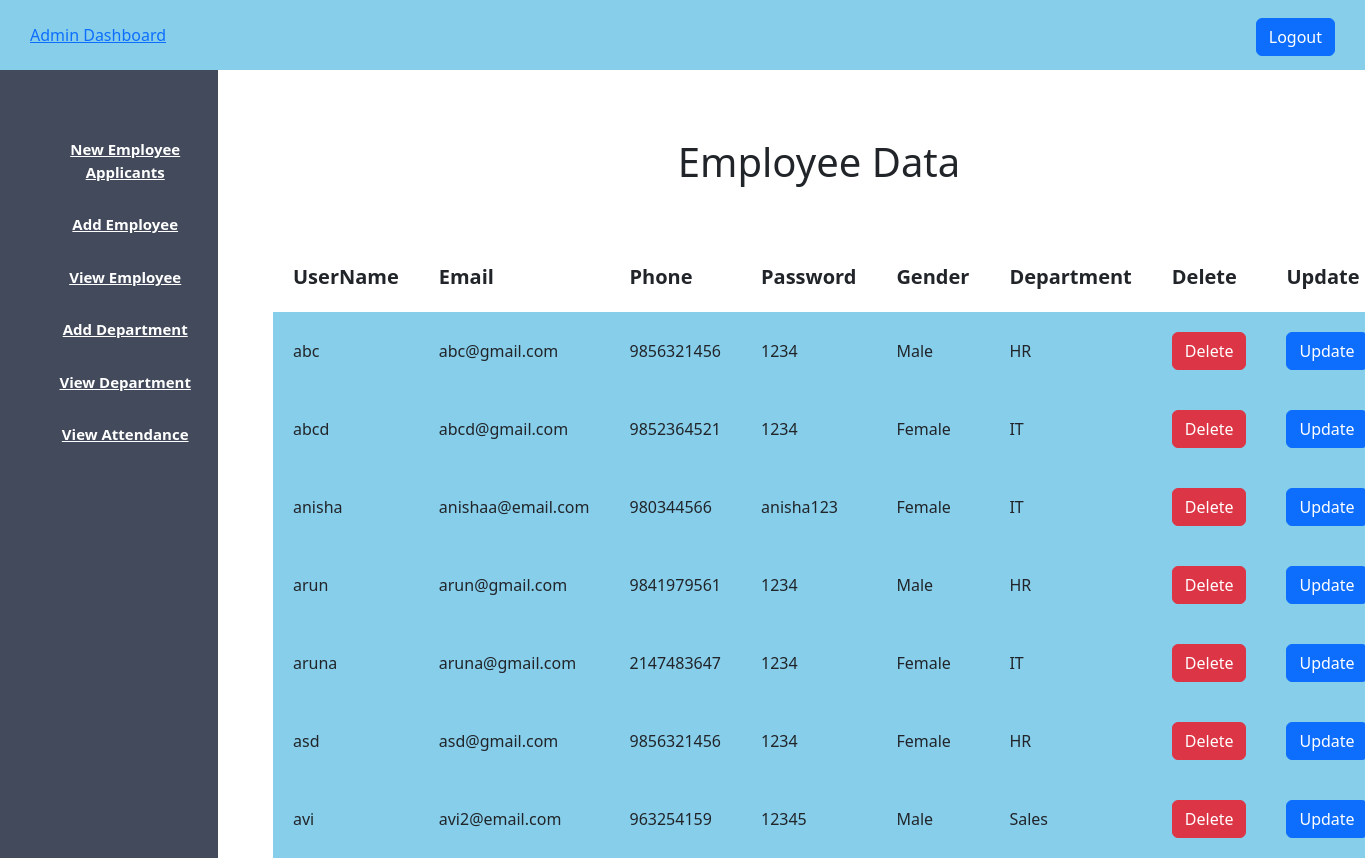
The app's page /view_employee.php (signed in) with its own data.
### tables this page shows
CREATE TABLE `user` (
  `id` int(11) NOT NULL,
  `username` varchar(50) DEFAULT NULL,
  `phone` bigint(30) DEFAULT NULL,
  `email` varchar(50) DEFAULT NULL,
  `usertype` varchar(50) DEFAULT NULL,
  `password` varchar(50) DEFAULT NULL,
  `gender` varchar(50) DEFAULT NULL,
  `department_id` int(11) DEFAULT NULL
);

CREATE TABLE `department` (
  `id` int(30) NOT NULL,
  `name` varchar(255) DEFAULT NULL,
  `image` varchar(38) DEFAULT NULL
);

### view_employee.php (the view, shortened to what this page needs)
<?php
$host = "localhost";
$user = "root";
$password = "";
$db = "employeeproject";
$data = mysqli_connect($host, $user, $password, $db);
$sql = "SELECT u.id, u.username, u.phone, u.email, u.usertype, u.password, u.gender,d.name
        FROM user u
        LEFT JOIN department d ON u.department_id = d.id
        WHERE u.usertype = 'employee'";
$result = mysqli_query($data, $sql);
$employees = [];
while ($row = $result->fetch_assoc()) {
    $row['username'] = strtolower(trim($row['username']));
    $employees[] = $row;
}
for ($i = 0; $i < count($employees) - 1; $i++) {
    for ($j = 0; $j < count($employees) - $i - 1; $j++) {
        $usernameA = isset($employees[$j]['username']) ? $employees[$j]['username'] : '';
        $usernameB = isset($employees[$j + 1]['username']) ? $employees[$j + 1]['username'] : '';
        if (strcasecmp($usernameA, $usernameB) > 0) {
            $temp = $employees[$j];
            $employees[$j] = $employees[$j + 1];
            $employees[$j + 1] = $temp;
        }
    }
}
?>
<!DOCTYPE html>
<html lang="en">
<head>
    <link rel="stylesheet" href="admin.css">
    <link rel="stylesheet" href="https://cdn.jsdelivr.net/npm/bootstrap@5.3.3/dist/css/bootstrap.min.css">
</head>
<body>
    <?php include 'admin_sidebar.php'; ?>
    <div class="content">
        <center>
            <h1>Employee Data</h1>
            <br><br>
            <table>
                <tr>
                    <th class="table_th">UserName</th>
                    <th class="table_th">Email</th>
                    <th class="table_th">Phone</th>
                    <th class="table_th">Password</th>
                    <th class="table_th">Gender</th>
                    <th class="table_th">Department</th>
                    <th class="table_th">Delete</th>
                    <th class="table_th">Update</th>
                </tr>
                <?php
                foreach ($employees as $info) {
                ?>
                <tr>
                    <td class="table_td"><?php echo $info['username']; ?></td>
                    <td class="table_td"><?php echo $info['email']; ?></td>
                    <td class="table_td"><?php echo $info['phone']; ?></td>
                    <td class="table_td"><?php echo $info['password']; ?></td>
                    <td class="table_td"><?php echo ($info['gender'] === 'male') ? 'Male' : (($info['gender'] === 'female') ? 'Female' : ''); ?></td>
                    <td class="table_td"><?php echo $info['name']; ?></td>
                    <td class="table_td">
                        <?php echo "<a onClick=\"javascript:return confirm('Are you sure to delete this?')\" class='btn btn-danger' href='delete.php?employee_id={$info['id']}'>Delete</a>"; ?>
                    </td>
                    <td class="table_td">
                        <?php echo "<a class='btn btn-primary' href='update_employee.php?employee_id={$info['id']}'>Update</a>"; ?>
                    </td>
                </tr>
                <?php
                }
                ?>
            </table>
        </center>
    </div>
</body>
</html>

### admin.css (style rules this page uses)
* { margin: 0px; padding: 0px ; }
a,a:hover { text-decoration: none; }
.content { margin-left: 20%; margin-top: 5%; }

### view_employee.php (style rules this page uses)
.table_th { padding: 20px; font-size: 20px; }
.table_td { padding: 20px; background-color: skyblue; }

### records on screen
user: username "abc", email "abc@gmail.com", phone "9856321456", password "1234", gender "Male", department.name "HR"
user: username "abcd", email "abcd@gmail.com", phone "9852364521", password "1234", gender "Female", department.name "IT"
user: username "anisha", email "anishaa@email.com", phone "980344566", password "anisha123", gender "Female", department.name "IT"
user: username "arun", email "arun@gmail.com", phone "9841979561", password "1234", gender "Male", department.name "HR"
user: username "aruna", email "aruna@gmail.com", phone "2147483647", password "1234", gender "Female", department.name "IT"
user: username "asd", email "asd@gmail.com", phone "9856321456", password "1234", gender "Female", department.name "HR"
user: username "avi", email "avi2@email.com", phone "963254159", password "12345", gender "Male", department.name "Sales"
